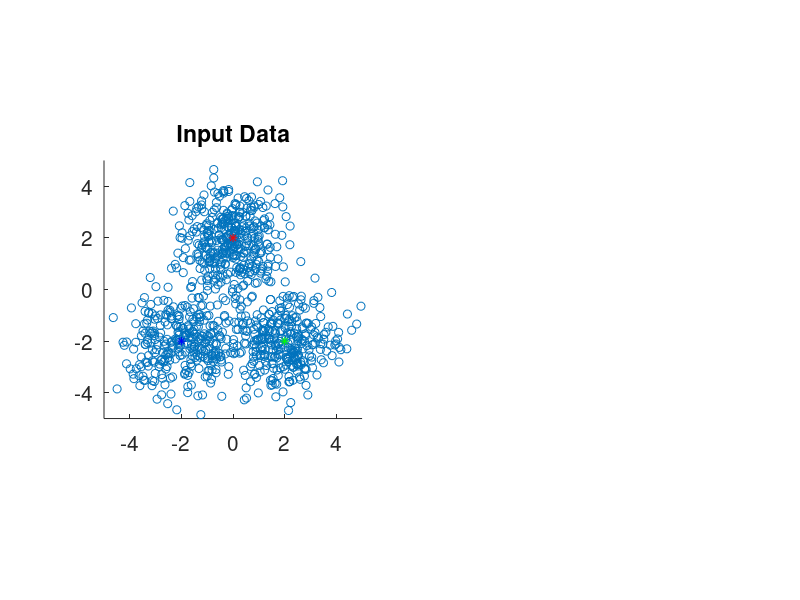

The MATLAB source for this figure: (Note: this script raises an error after producing the figure.)
% demo for LSLDG clustering

clear all;

rng('shuffle');

op.dim=2; % data dimension 
op.samples=1000; % number of samples
op.bnum=min(100,op.samples); % number of basis functions
op.cvfold=5; % N-fold cross validation
op.sigma_list=logspace(-1,1,6); % list of sigma used in cross validation
op.lambda_list=logspace(-2,1,6); % list of lambda used in cross validation
op.maxiter=100; % maximum number of iteration in clustering update
op.tol=1e-10; % Stopping criteria in clustering

% Data for a mixture of three Gaussians
c=2; s=1;
myu = [0 c zeros(1,op.dim-2);-c -c zeros(1,op.dim-2);c -c zeros(1,op.dim-2)]; 
Smat = cat(3,eye(op.dim),eye(op.dim),eye(op.dim)); 
p = [0.4,0.3,0.3]; GMMobj = gmdistribution(myu,Smat,p);
X=random(GMMobj,op.samples)';

figure(1); subplot(121); scatter(X(1,:),X(2,:),'ko'); 
axis([-5 5 -5 5]); axis square; 
title('Input Data','FontSize',15); hold on;
plot(0,c,'r*'); plot(-c,-c,'b*'); plot(c,-c,'g*'); 
set(gca,'FontSize',15); hold off;

% LSLDG Clustering
op.disp=1; % Display the transition of data points during clustering updates
Y=LSLDGClustMatrix(X,op); % Matrix-form update


figure(1); subplot(122); scatter(Y(1,:),Y(2,:),'ko'); 
axis([-5 5 -5 5]); axis square; 
title('LSLDG Clustering','FontSize',15); hold on;
plot(0,c,'r*'); plot(-c,-c,'b*'); plot(c,-c,'g*'); 
set(gca,'FontSize',15); hold off;